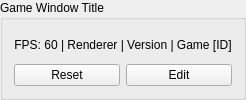
                <widget class="QGroupBox" name="gb_game_window_title">
                 <property name="title">
                  <string>Game Window Title</string>
                 </property>
                 <layout class="QVBoxLayout" name="layout_gb_game_window_title">
                  <item>
                   <widget class="QLabel" name="label_game_window_title_format">
                    <property name="text">
                     <string notr="true">FPS: 60 | Renderer | Version | Game [ID]</string>
                    </property>
                    <property name="alignment">
                     <set>Qt::AlignmentFlag::AlignCenter</set>
                    </property>
                   </widget>
                  </item>
                  <item>
                   <layout class="QHBoxLayout" name="layout_buttons_game_window_title">
                    <item>
                     <widget class="QPushButton" name="reset_button_game_window_title_format">
                      <property name="toolTip">
                       <string>Reset the game window title to default</string>
                      </property>
                      <property name="text">
                       <string>Reset</string>
                      </property>
                     </widget>
                    </item>
                    <item>
                     <widget class="QPushButton" name="edit_button_game_window_title_format">
                      <property name="toolTip">
                       <string>Edit the game window title</string>
                      </property>
                      <property name="text">
                       <string>Edit</string>
                      </property>
                     </widget>
                    </item>
                   </layout>
                  </item>
                 </layout>
                </widget>
